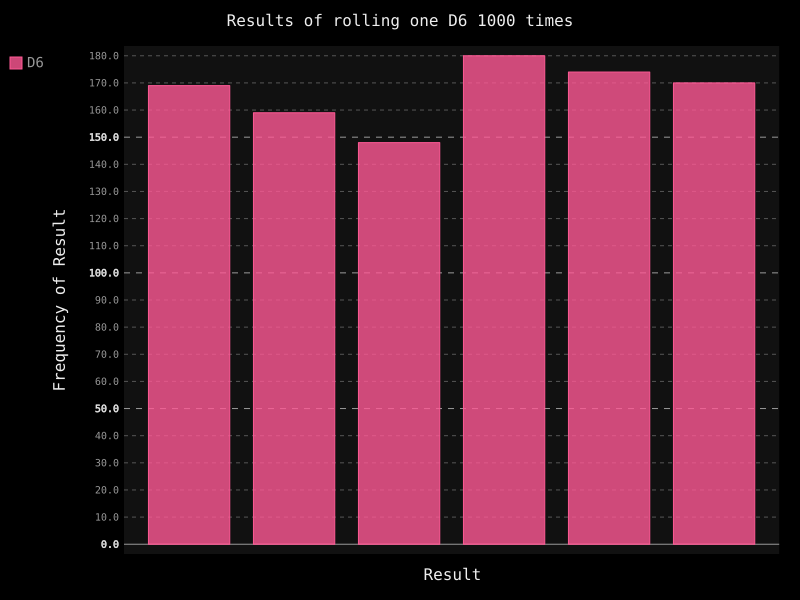

The script that drew this image:
# 掷骰子：

# from die import Die
# # 创建一个实例(6面的骰子为D6,8面的骰子为D8)：
# D6 = Die()
#
# # 投掷几次骰子，并将结果存在列表中：
# results = []
#
# for roll_num in range(100):
#     result = D6.roll()
#     results.append(result)
#
# print(results)


# # 分析结果,计算每个点出现的次数：
# from die import Die
#
# D6 = Die()
#
# results = []
# for roll_num in range(1000):
#     result = D6.roll()
#     results.append(result)
#
# # 创建空列表，统计每种点数各出现了多少次：
# frequencies = []
# for value in range(1, D6.num_sides+1):
#     frequency = results.count(value)
#     frequencies.append(frequency)
#
# print(frequencies)


# 结果可视化(绘制直方图)：
from die import Die
import pygal

D6 = Die()

results = []
for roll_num in range(1000):
    result = D6.roll()
    results.append(result)

frequencies = []
for value in range(1, D6.num_sides+1):
    frequency = results.count(value)
    frequencies.append(frequency)

# 对结果进行可视化处理：
# 创建一个实例：
hist = pygal.Bar()

# 设置标题，坐标轴：
hist.title = 'Results of rolling one D6 1000 times'
hist.x_label = ['1', '2', '3', '4', '5', '6']
hist.x_title = 'Result'
hist.y_title = 'Frequency of Result'

# 将一系列值添加到图表中,并制定文件的名称，扩展名必须是.svg：
hist.add('D6', frequencies)
# add第一个参数表示要添加的值的标签
hist.render_to_file('die_visual.svg')
